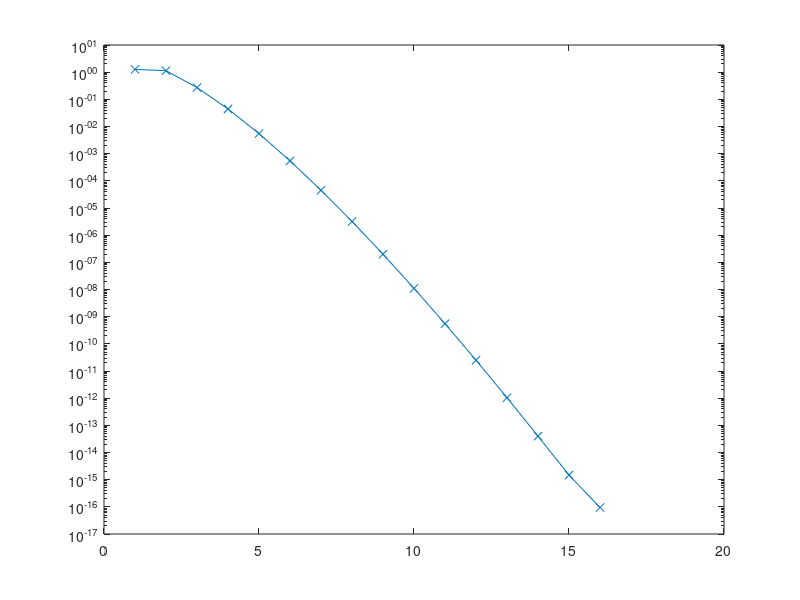

Reproduce this figure in MATLAB.
n=15;
x=-cos((0:n)/n*pi);
% y1=x;
y1=@(x) exp(x);
a=[];
T=cos([0:n]'*acos(x));
% a=T\exp(x')
a=T'\(y1(x)')

%%

x2=-1:0.01:1;
y2=a'*cos([0:n]'*acos(x2))
%
clf;
plot(x2,y1(x2),'-'); hold on;
plot(x2,y2)
%%
clf;
plot(y2-y1(x2))

%%
semilogy(abs(a),'-x')
